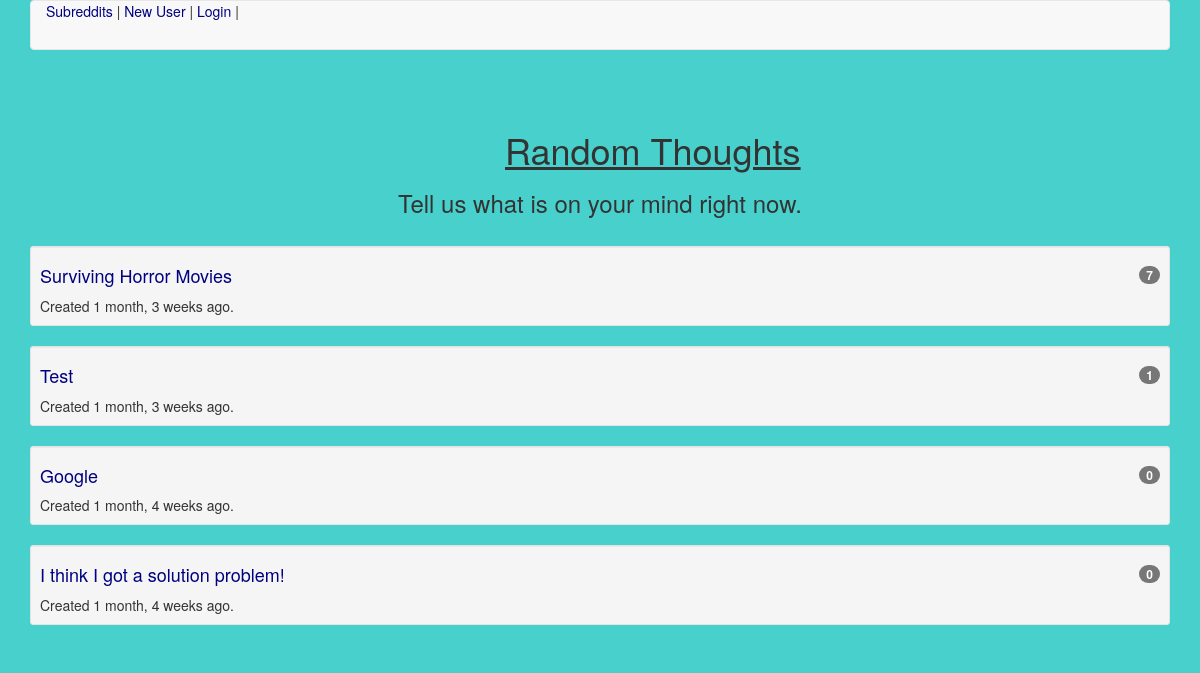
/subreddit/4/, run on an earlier commit of the app's database.
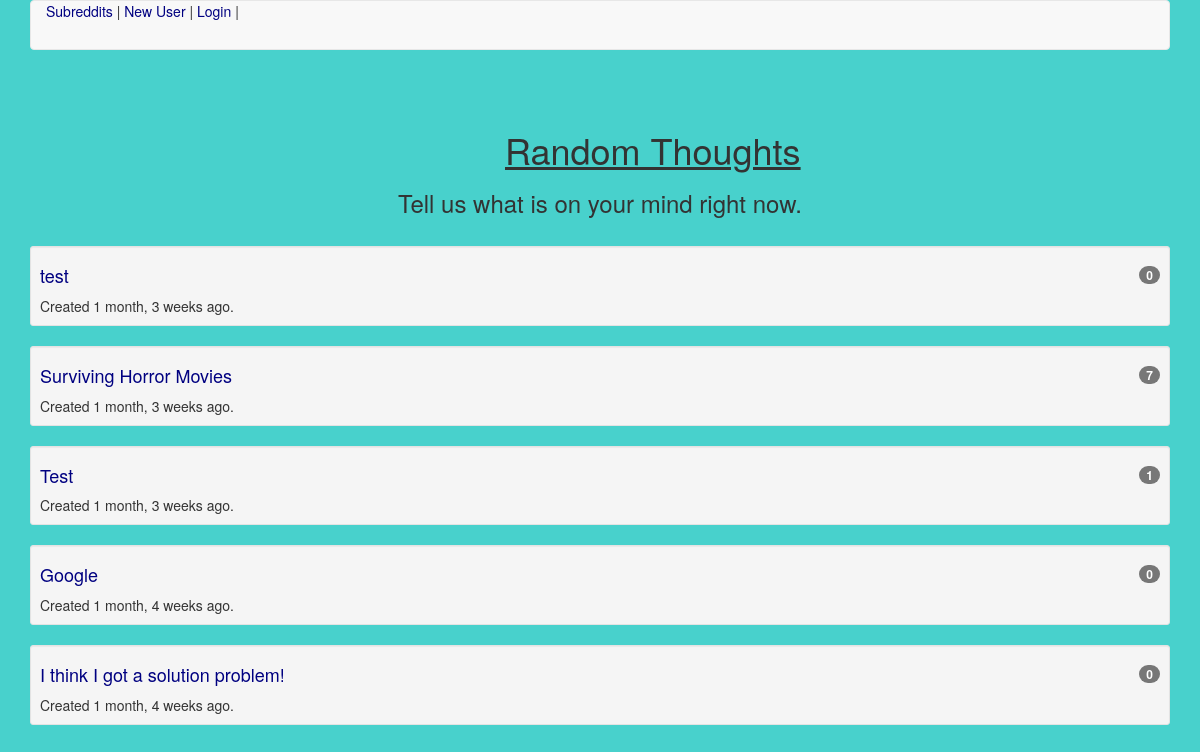
And on a later commit of the database.
### app/models.py (models this page shows, shortened)
class Post(models.Model):
    title = models.CharField(max_length=100)
    post_description = models.CharField(max_length=255)
    url_page = models.URLField(null=True, blank=True)
    post_created = models.DateTimeField(auto_now_add=True)
    post_edit = models.DateTimeField(auto_now=True)
    subreddit = models.ForeignKey(Subreddit)
    user = models.ForeignKey(User)
    def __str__(self):
        return self.title
    def post_count(self):
        return Comment.objects.filter(comment_post=self).count()

### app/views.py (the view)
# urls.py: url(r'^subreddit/(?P<pk>\d+)/$', SubredditDetailView.as_view(), name="subreddit_detail_view"),
class SubredditDetailView(DetailView):
    model = Subreddit

### app/models.py (called while the page is built)
    def __str__(self):
        return self.name

    def get_recent(self):
        return Post.objects.filter(subreddit=self).order_by('-post_created')[:20]

### templates/app/subreddit_detail.html (shortened to what this page needs)
{% extends 'base.html' %}
{% block content %}
<br><br>
<h1 class="title">{{ object }}</h1>
<h3 class="subtitle">{{ object.description }}</h3> <br>
{% for post in object.get_recent %}
  <div class="well well-sm">
      <h4><a href="{% url 'post_detail_view' post.id %}">{{ post }} <span class="badge">{{ post.post_count }}</span></a></h4>
      Created {{ post.post_created|timesince }} ago.
  </div>
{% endfor %}
{% endblock %}

What changed in the data, as far as the page shows it:
added Post: title "test", post_count "0", post_created "1 month, 3 weeks"
